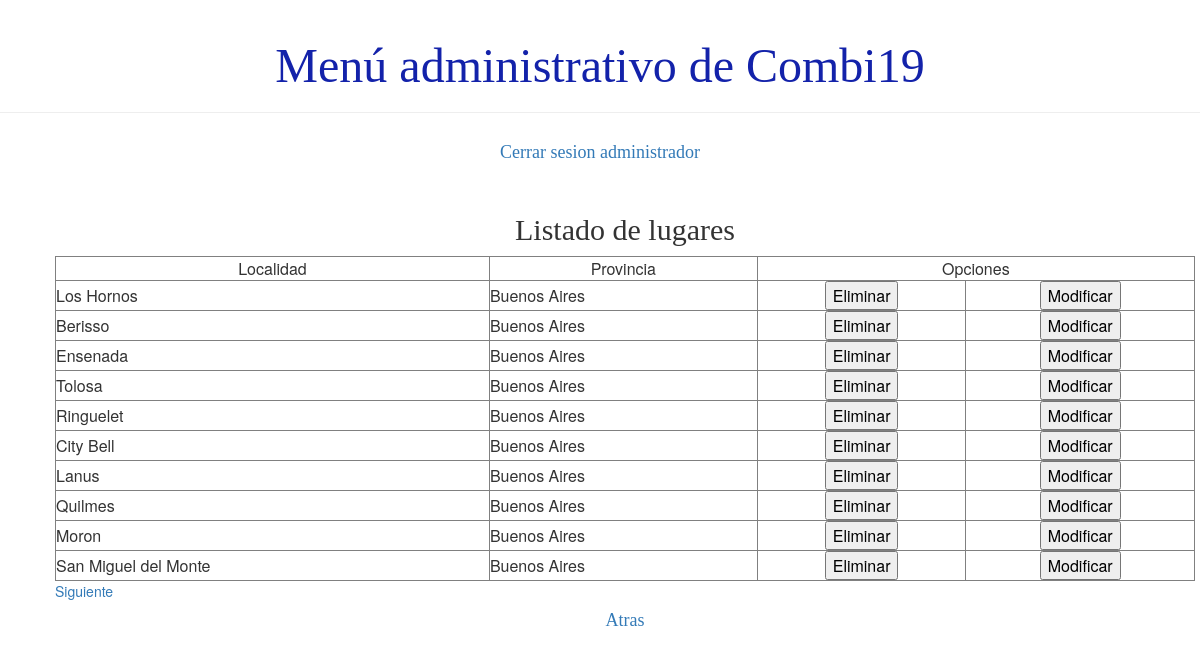
The page /usuario/listaLugar (signed in) on the database its author committed.
### demo1/models.py (models this page shows, shortened)
class Lugar(models.Model):
    nombre_de_lugar = models.CharField(max_length=50)
    provincia = models.CharField(max_length=40)
    activo = models.BooleanField(default=True)

### demo1/views.py (the view)
# urls.py: path('usuario/listaLugar', views.listado_lugar ,name='listado_lugar'),
def listado_lugar(request):
    lugares=obtenerListaDeLugares()
    page_obj,cantidad = listadoDePaginacion(lugares, request)
    return render(request, 'demo1/listados/listado_lugar.html', {'page_obj':page_obj, 'cantidad':cantidad})

### demo1/views.py (called while the page is built)
def listadoDePaginacion(lista, request):
    paginator= Paginator(lista, 10)
    cantidad=False if (paginator.count == 0) else True
    page_number = request.GET.get('page')
    return (paginator.get_page(page_number), cantidad)

def obtenerValorUnLugar(id):
    rutas=Ruta.objects.filter(activo=True).values()
    for i in rutas:
        if i['origen_id']==id or i['destino_id']==id:
            return False
    return True

def obtenerListaDeLugares():
    lugares=Lugar.objects.filter(activo=True).values()
    lista=[]
    for l in lugares:
        d=obtenerValorUnLugar(l['id'])
        dic={'nombre_de_lugar':l['nombre_de_lugar'], 'provincia':l['provincia'], 'valor':d, 'pk':l['id']}
        lista.append(dic)
    return lista

### demo1/templates/demo1/listados/listado_lugar.html (shortened to what this page needs)
{% extends 'demo1/base.html' %}
{% load static %}
{% block content %}
<div class="card">
    <h2>Listado de lugares</h2>
</div>
    <div class="card">
    <table class="tablalista" width=100% border="1">
        <tbody>
        {% if cantidad %}
            <tr>
                <td align="center">Localidad</td>
                <td align="center">Provincia</td>
                <td align="center" colspan="2">Opciones</td>
            </tr>
            {% for lugar in page_obj %}
                <tr>
                    <td>{{lugar.nombre_de_lugar}}</td>
                    <td>{{lugar.provincia }}</td>
                    <td align="center">
                        <button onclick="confirmarEliminacion('{% url 'eliminar_lugar' pk=lugar.pk%}', 'Esta seguro que desea eliminar el lugar?' )" style="color: black;">Eliminar</button></td>
                    <td align="center">
                        <button><a href="{% url 'modificar_lugar' pk=lugar.pk%}" style="text-decoration:none; color: black;">Modificar</a></button>
                    </td>
                </tr>
            {% endfor %}
        {% else %}
            <p>No se registro ningun lugar</p>
        {% endif %}
    </tbody>
    </table>
    </div>
    <div>
        {%if page_obj.has_next %}
            <a href="?page={{ page_obj.next_page_number}}">Siguiente</a>
        {%endif%}
</div>
<div class="card"><h4><a href="{% url 'principal' %}">Atras</a></h4></div>
{% endblock %}

### demo1/static/css/demo1.css (style rules this page uses)
h4 { color: #02105e; }
h1, h2, h3, h4 { font-family: 'Lobster', cursive; }
.card { display: flex; align-items: center; justify-content: center; }

### rows shown on the page
Lugar: nombre_de_lugar "Los Hornos", provincia "Buenos Aires"
Lugar: nombre_de_lugar "Berisso", provincia "Buenos Aires"
Lugar: nombre_de_lugar "Ensenada", provincia "Buenos Aires"
Lugar: nombre_de_lugar "Tolosa", provincia "Buenos Aires"
Lugar: nombre_de_lugar "Ringuelet", provincia "Buenos Aires"
Lugar: nombre_de_lugar "City Bell", provincia "Buenos Aires"
Lugar: nombre_de_lugar "Lanus", provincia "Buenos Aires"
Lugar: nombre_de_lugar "Quilmes", provincia "Buenos Aires"
Lugar: nombre_de_lugar "Moron", provincia "Buenos Aires"
Lugar: nombre_de_lugar "San Miguel del Monte", provincia "Buenos Aires"
